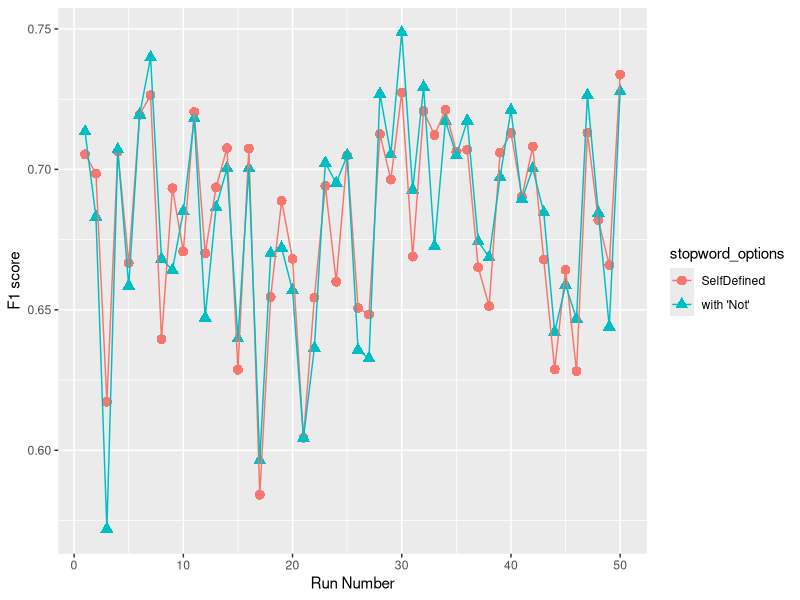

Write R code to recreate this figure.
setwd("D:/Study/Thesis/Experiments/Util/RPlots")
library("ggplot2")
featuresdata = read.csv("ss_04_02_8class_stopwords_not.csv")
p <- ggplot(featuresdata, aes(x=run, y=f1, group=stopword_options))+ labs(x = "Run Number", y = "F1 score" )
p + geom_point(aes(color=stopword_options, shape=stopword_options), size = 3) + geom_line(aes(color=stopword_options))
# p + stat_smooth(se = FALSE, aes(color=stopword_options)) + geom_point(aes(color=option, shape=option), size = 3) 
# q + facet_grid(metrics ~ ., scale = "free_y")